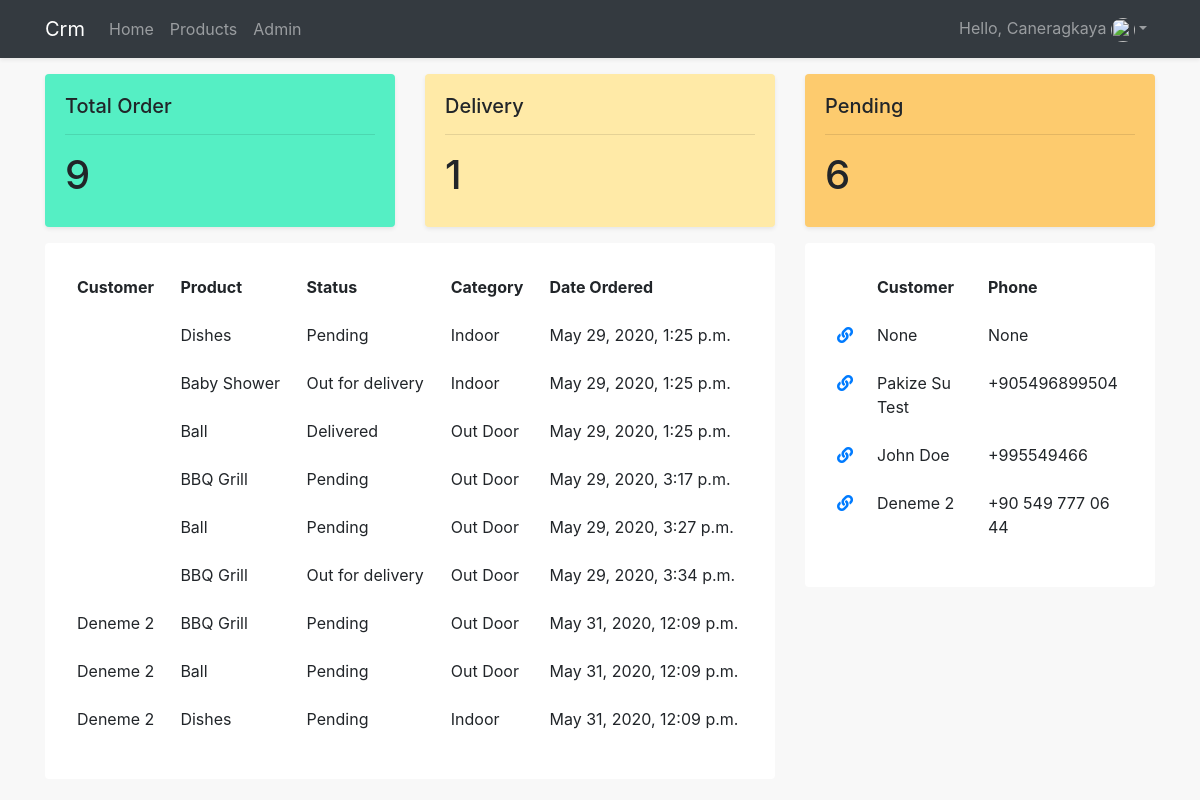
The app's page / (signed in), older data.
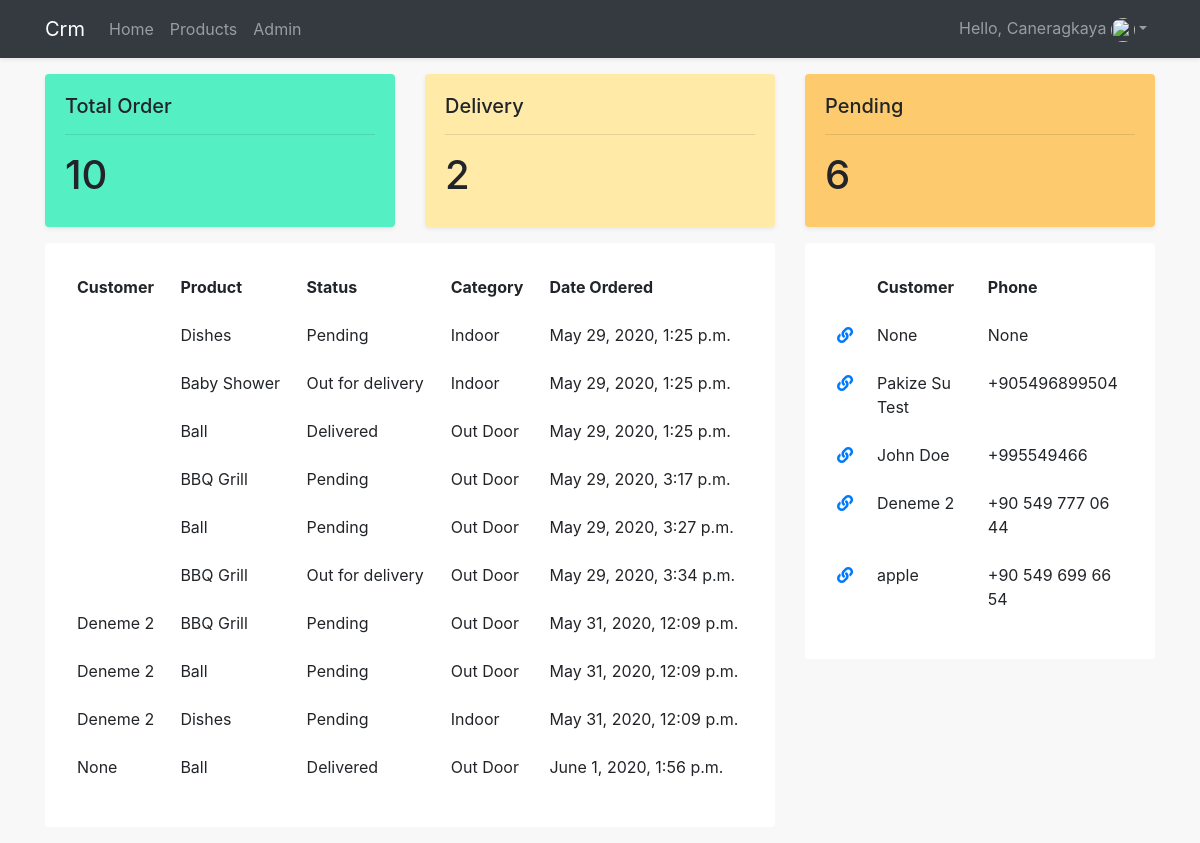
The same page, newer data.
### accounts/models.py (models this page shows, shortened)
class Order(models.Model):
    STATUS = (
        ('Pending', 'Pending'),
        ('Out for delivery', 'Out for delivery'),
        ('Delivered', 'Delivered'),
    )
    customer = models.ForeignKey(
        Customer, null=True, on_delete=models.SET_NULL)
    product = models.ForeignKey(Product, null=True, on_delete=models.SET_NULL)
    date_created = models.DateTimeField(auto_now_add=True, null=True)
    status = models.CharField(max_length=200, null=True, choices=STATUS)
    note = models.CharField(max_length=200, null=True)

class Product(models.Model):
    CATEGORY = (
        ('Indoor', 'Indoor'),
        ('Out Door', 'Out Door'),
    )
    name = models.CharField(max_length=200, null=True)
    price = models.FloatField(null=True)
    category = models.CharField(max_length=200, null=True, choices=CATEGORY)
    description = models.CharField(max_length=200, null=True, blank=True)
    date_created = models.DateTimeField(auto_now_add=True, null=True)
    tags = models.ManyToManyField(Tag)

class Customer(models.Model):
    user = models.OneToOneField(
        User, null=True, blank=True, on_delete=models.CASCADE)
    name = models.CharField(max_length=200, null=True)
    phone = models.CharField(max_length=200, null=True)
    email = models.CharField(max_length=200, null=True)
    date_created = models.DateTimeField(auto_now_add=True, null=True)
    profile_pic = models.ImageField(
        default="profile.png", null=True, blank=True)

### accounts/decorators.py (the view)
    def wrapper_function(request, *args, **kwargs):
        group = None
        if request.user.groups.exists():
            group = request.user.groups.all()[0].name
        if group == 'customer':
            return redirect('user-page')
        if group == 'admin':
            return view_func(request, *args, **kwargs)

### accounts/views.py (called while the page is built)
@login_required(login_url='login')
@admin_only
def homepage(request):
    customers = Customer.objects.all()
    orders = Order.objects.all()
    total_customers = customers.count()
    total_orders = Order.objects.all().count()
    delivered = Order.objects.filter(status='Delivered').count()
    pending = Order.objects.filter(status='Pending').count()
    context = {'customers': customers, 'orders': orders,
               'total_customers': total_customers, 'total_orders': total_orders,
               'delivered': delivered, 'pending': pending}
    return render(request, 'accounts/dashboard.html', context)

### accounts/templates/accounts/dashboard.html
{% extends 'main.html' %}
{% block content %}
{% include 'accounts/status.html' %}
<div class="row">
    <div class="col-lg-8 mb-3">
        <div class="card border-0">
            <div class="card-body table-responsive table-borderless">
                <table class="table">
                    <thead>
                        <tr>
                            <th scope="col">Customer</th>
                            <th scope="col">Product</th>
                            <th scope="col">Status</th>
                            <th scope="col">Category</th>
                            <th scope="col">Date Ordered</th>
                        </tr>
                    </thead>
                    <tbody>
                    {% for order in orders %}
                        <tr>
                            <td>{{order.customer.name}}</td>
                            <td>{{order.product.name}}</td>
                            <td>{{order.status}}</td>
                            <td>{{order.product.category}}</td>
                            <td>{{order.date_created}}</td>
                        </tr>
                    {% endfor %}
                    </tbody>
                </table>
            </div>
        </div>
    </div>
    <div class="col-lg-4">
        <div class="card border-0">
            <div class="card-body">
                <table class="table table-responsive table-borderless">
                    <thead>
                        <tr>
                            <th scope="col"></th>
                            <th scope="col">Customer</th>
                            <th scope="col">Phone</th>
                        </tr>
                    </thead>
                    <tbody>
                        {% for customer in customers %}
                        <tr>
                            <td><a href="{% url 'customer' customer.id %}"><i class="fas fa-link"></i></a></td>
                            <td>{{customer.name}}</td>
                            <td>{{customer.phone}}</td>
                        </tr>
                        {% endfor %}
                    </tbody>
                </table>
            </div>
        </div>
    </div>
</div>
{% endblock content %}

### accounts/templates/main.html (shortened to what this page needs)
{% load static %}
<!DOCTYPE html>
<html lang="en">
<head>
    <link rel="stylesheet" href="{% static 'css/style.min.css' %}">
    <link rel="stylesheet" href="{% static 'css/bootstrap.min.css' %}">
    <link rel="stylesheet" href="https://cdnjs.cloudflare.com/ajax/libs/font-awesome/5.13.0/css/all.min.css">
</head>
<body>
    {% include 'navbar.html' %}
    <div class="container" style="margin-top: 74px;">
        {% block content %}
        {% endblock content %}
    </div>
</body>
</html>

### accounts/templates/navbar.html (shortened to what this page needs)
<nav class="navbar navbar-expand-lg navbar-dark bg-dark shadow-sm fixed-top text-capitalize">
    <div class="container">
        <a class="navbar-brand" href="{% url 'home' %}">crm</a>
        <div class="collapse navbar-collapse" id="collapsibleNavId">
            <ul class="navbar-nav mr-auto mt-2 mt-lg-0">
            {% if request.user.is_staff %}
                <li class="nav-item">
                    <a class="nav-link" href="{% url 'home' %}">Home</a>
                </li>
                <li class="nav-item">
                    <a class="nav-link" href="{% url 'products' %}">Products</a>
                </li>
                <li class="nav-item">
                    <a class="nav-link" href="/admin">Admin</a>
                </li>
            {% endif %}
            </ul>
            <ul class="navbar-nav ml-auto">
            {% if user.is_authenticated %}
                <li class="nav-item dropdown">
                    <a class="nav-link dropdown-toggle" href="#" id="dropdownId" data-toggle="dropdown"
                        aria-haspopup="true" aria-expanded="false">hello, {{user.username}} <img src="{{request.user.customer.profile_pic.url}}" alt="" class="card-img rounded-circle" style="width:24px; height:24px; object-fit:cover;"></a>
                </li>
            {% else %}
                 <li class="nav-item">
                    <a class="nav-link" href="{% url 'login' %}">Login</a>
                </li>
            {% endif %}
            </ul>
        </div>
    </div>
</nav>

### accounts/templates/accounts/status.html
<div class="row">
    <div class="col-lg-4 mb-3">
        <div class="card shadow-sm border-0" style="background-color: #55efc4;">
            <div class="card-body">
                <h5>Total Order</h5>
                <hr>
                <h1>{{total_orders}}</h1>
            </div>
        </div>
    </div>
    <div class="col-lg-4 mb-3">
        <div class="card shadow-sm border-0" style="background-color: #ffeaa7;">
            <div class="card-body">
                <h5>Delivery</h5>
                <hr>
                <h1>{{delivered}}</h1>
            </div>
        </div>
    </div>
    <div class="col-lg-4 mb-3">
        <div class="card shadow-sm border-0" style="background-color: #fdcb6e;">
            <div class="card-body">
                <h5>Pending</h5>
                <hr>
                <h1>{{pending}}</h1>
            </div>
        </div>
    </div>
</div>

Row changes from the older to the newer data that the page shows:
added Order: customer.name "None", product.name "Ball", status "Delivered", product.category "Out Door", date_created "June 1, 2020, 1:56 p.m."
added Customer: name "apple", phone "+90 549 699 66 54"
Text that changed along with them:
{{ total_orders }}: "9" → "10"
{{ delivered }}: "1" → "2"
